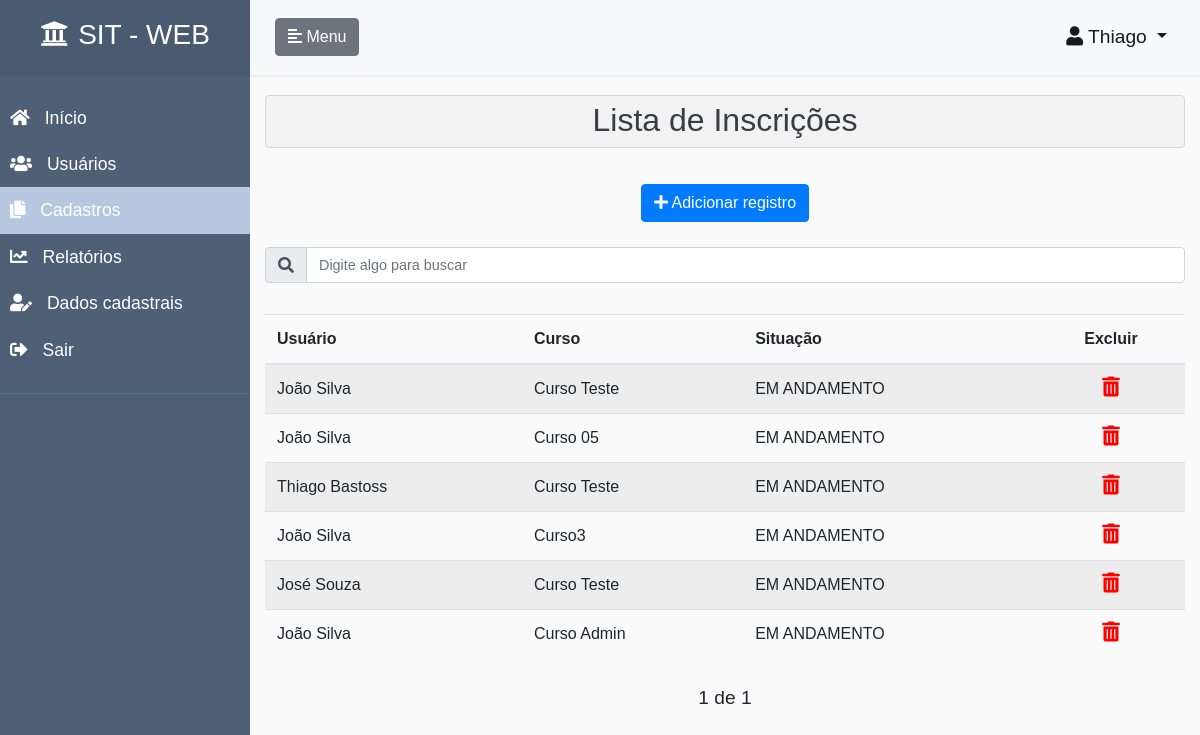
Page /cadastros-inscricoes/ (signed in) on the earlier database version.
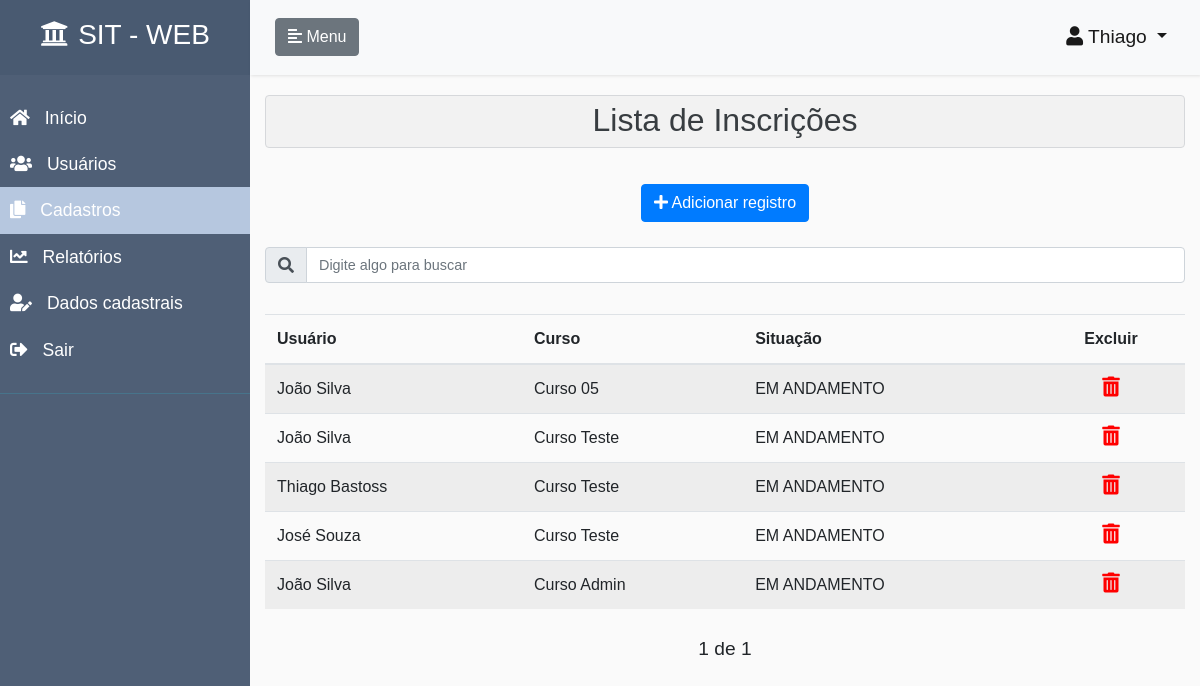
Same page on the later database version.
### core/models.py (models this page shows, shortened)
class Inscricao(models.Model):
    objects = InscricaoManager()
    SITUACOES = [
        ('EM ANDAMENTO', 'EM ANDAMENTO'),
        ('APROVADO', 'APROVADO'),
        ('REPROVADO', 'REPROVADO'),
    ]
    curso = models.ForeignKey(Curso, on_delete=models.CASCADE)
    usuario = models.ForeignKey(AUTH_USER_MODEL, on_delete=models.CASCADE)
    percentual_andamento = models.DecimalField(max_digits=10, decimal_places=1, default=0)
    percentual_acertos = models.DecimalField(max_digits=10, decimal_places=1, default=0)
    situacao = models.CharField(max_length=12, choices=SITUACOES, default='EM ANDAMENTO')
    obteve_certificado = models.BooleanField(default=False)
    data_inscricao = models.DateTimeField(auto_now_add=True)
    data_conclusao = models.DateTimeField(null=True, blank=True)
    ultimo_conteudo_acessado = models.CharField(max_length=50, null=True, blank=True)
    data_ultimo_conteudo_acessado = models.DateTimeField(null=True, blank=True)
    data_criacao = models.DateTimeField(auto_now_add=True, null=True, blank=True)
    data_atualizacao = models.DateTimeField(auto_now=True, null=True, blank=True)
    class Meta:
        verbose_name = "Inscrição"
        verbose_name_plural = "Inscrições"
        unique_together = (('curso', 'usuario'),)
    class CustomMeta:
        ordering_field = 'data_inscricao'
        search_fields = ['curso__titulo', 'usuario__username', 'data_inscricao']

class Curso(models.Model):
    objects = CursoManager()
    titulo = models.CharField(unique=True, max_length=70)
    categoria = models.ForeignKey(Categoria, on_delete=models.CASCADE)
    usuario = models.ForeignKey(AUTH_USER_MODEL, on_delete=models.CASCADE)
    nome_instrutor = models.CharField(null=True, blank=True, max_length=50)
    palavras_chaves = models.CharField(max_length=150, null=True, blank=True)
    descricao = models.TextField(max_length=250, null=True, blank=True)
    publicado = models.BooleanField(default=False)
    data_publicado = models.DateTimeField(null=True, blank=True)
    data_criacao = models.DateTimeField(auto_now_add=True, null=True, blank=True)
    data_atualizacao = models.DateTimeField(auto_now=True, null=True, blank=True)
    class Meta:
        verbose_name = "Curso"
        verbose_name_plural = "Cursos"
    class CustomMeta:
        ordering_field = 'titulo'
        search_fields = ['titulo', 'categoria__titulo', 'usuario__username', 'palavras_chaves', 'descricao']

### accounts/models.py (models this page shows, shortened)
class CustomUser(AbstractUser):
    ALUNO = 1
    INSTRUTOR = 2
    PERFIS = (
        (ALUNO, 'Aluno'),
        (INSTRUTOR, 'Instrutor')
    )
    email = models.EmailField(unique=True)
    perfil = models.PositiveSmallIntegerField(
        choices=PERFIS,
        null=True,
        blank=True
    )
    REQUIRED_FIELDS = []
    USERNAME_FIELD = 'email'
    def tem_perfil_aluno(self):
        if self.perfil == self.ALUNO:
            return True
        return False
    def tem_perfil_instrutor(self):
        if self.perfil == self.INSTRUTOR:
            return True
        return False
    def tem_perfil_administrador(self):
        return self.is_staff

### core/views.py (the view)
# urls.py: path('cadastros-inscricoes/',          registrosListView,  {'modelo': Inscricao},      name='cadastros-inscricoes'),
@login_required
def registrosListView(request, modelo):
    perfil_aluno = False
    perfil_instrutor = False
    perfil_administrador = False
    lista_categorias = False
    lista_cursos = False
    lista_unidades = False
    lista_videos = False
    lista_arquivos = False
    lista_questionarios = False
    lista_questoes = False
    lista_alternativas = False
    lista_avaliacoes = False
    lista_inscricoes = False
    if request.user.tem_perfil_aluno():
        return trata_usuario_sem_permissao(request)
    if request.user.tem_perfil_administrador():
        perfil_administrador = True
    if request.user.tem_perfil_instrutor():
        perfil_instrutor = True
    if modelo == Categoria:
        lista_categorias = True
    if modelo == Curso:
        lista_cursos = True
    if modelo == Unidade:
        lista_unidades = True
    if modelo == Video:
        lista_videos = True
    if modelo == Arquivo:
        lista_arquivos = True
    if modelo == Questionario:
        lista_questionarios = True
    if modelo == Questao:
        lista_questoes = True
    if modelo == Alternativa:
        lista_alternativas = True
    if modelo == Avaliacao:
        lista_avaliacoes = True
    if modelo == Inscricao:
        lista_inscricoes = True
    tituloPagina = modelo._meta.verbose_name_plural
    nomeLink = remover_acentos(modelo._meta.verbose_name.lower())
    try:
        search = request.GET.get('search')
    except:
        search = None
    if search:
        search_fields = modelo.CustomMeta.search_fields
        filtro = reduce(or_, [Q(**{'{}__icontains'.format(f): search}) for f in search_fields], Q())
        objetos = modelo.objects.obtem_objetos_por_perfil_usuario(
            request.user
        ).filter(
            filtro
        ).order_by(
            '-data_atualizacao'
        )
    else:
        lista_objetos = modelo.objects.obtem_objetos_por_perfil_usuario(
            request.user
        ).order_by(
            '-data_atualizacao'
        )
        paginator = Paginator(lista_objetos, 10)
        page = request.GET.get('page')
        objetos = paginator.get_page(page)
    nao_tem_objetos = False
    if len(objetos) == 0:
        nao_tem_objetos = True
    nome_template = 'core/registros-lista.html'
    if request.is_ajax():
        nome_template = 'core/registros-lista-conteudo.html'
    return render(
        request,
        nome_template,
        {
            'objetos': objetos,
            'tituloPagina': tituloPagina,
            'nomeLink': nomeLink,
            'perfil_aluno': perfil_aluno,
            'perfil_administrador': perfil_administrador,
            'perfil_instrutor': perfil_instrutor,
            'lista_categorias': lista_categorias,
            'lista_cursos': lista_cursos,
            'lista_unidades': lista_unidades,
            'lista_videos': lista_videos,
            'lista_arquivos': lista_arquivos,
            'lista_questionarios': lista_questionarios,
            'lista_questoes': lista_questoes,
            'lista_alternativas': lista_alternativas,
            'lista_avaliacoes': lista_avaliacoes,
            'lista_inscricoes': lista_inscricoes,
            'nao_tem_objetos': nao_tem_objetos,
            'menu_inicio': False,
            'menu_meus_cursos': False,
            'menu_cadastros': True,
            'menu_relatorios': False,
            'menu_usuarios': False,
            'menu_dados_cadastrais': False,
        }
    )

### core/managers.py (called while the page is built)
    def obtem_objetos_por_perfil_usuario(self, usuario):
        objetos = self.none()
        if usuario.tem_perfil_administrador():
            objetos = self.all()
        return objetos

### core/views.py (called while the page is built)
def remover_acentos(txt):
    return normalize('NFKD', txt).encode('ASCII', 'ignore').decode('ASCII')

### core/templates/core/registros-lista.html (shortened to what this page needs)
{% extends 'pagina-inicial.html' %}
{% block content_page %}
<div class="col-12 list-div">
    <div class="alert alert-secondary" role="alert" style="background-color: rgba(0,0,0,.03); padding: 0;">
        <h2 class="text-center" style="margin-top: 5px;">Lista de {{tituloPagina}}</h2>
    </div>
    <div class="btn-toolbar justify-content-between" role="toolbar" aria-label="Toolbar with button groups">
        <div class="col text-center" style="margin-top: 20px; margin-bottom: 10px;">
          <a href="/adiciona-{{nomeLink}}/" class="btn btn-primary " role="button" title="Adiciona um novo registro">
              <i class="fas fa-plus class-icone-button"></i>
                  Adicionar registro
          </a>
        </div>
    </div>
    <div class="col-12 search-div">
        <form method="GET" id="search-form">
                <div class="input-group mb-3">
                    <div class="input-group-prepend">
                        <span class="input-group-text" id="basic-addon1"><i class="fas fa-search" id="teste"></i></span>
                    </div>
                    <input class="form-control" type="text" id="search" name="search"
                           placeholder="Digite algo para buscar"
                           value="{{ request.GET.search }}"
                           style="font-size: 0.9rem"
                           title="Informe qualquer caracteristica de um curso para filtrar">
                </div>
        </form>
    </div>
    {% if nao_tem_objetos == False %}
    <div class="container-pesquisa">
        {% include  'core/registros-lista-conteudo.html' %}
    </div>
    <div class="pagination" style="margin-top: 10px;">
        <span class="step-links">
            <div class="btn-toolbar justify-content-between" role="toolbar" aria-label="Toolbar with button groups">
                <span>
                    {% if objetos.paginator.num_pages %}
                    <span class="current" style="font-size: 1.2rem;">
                        {{ objetos.number }} de {{ objetos.paginator.num_pages }}
                    </span>
                    {% endif %}
                </span>
            </div>
        </span>
    </div>
    {% else %}
        <h5 class="text-center" style="margin-top: 20px;">Sem cadastros a serem exibidos</h5>
    {% endif %}
</div>
{% endblock %}

### core/templates/core/registros-lista-conteudo.html (shortened to what this page needs)
       <div style="overflow-x:auto;">
            <table class="table table-striped">
                <thead>
                    <tr>
                        {% if lista_inscricoes == True%}
                        <th scope="col">Usuário</th>
                        <th scope="col">Curso</th>
                        <th scope="col">Situação</th>
                        {% endif %}
                        <th scope="col"><div class="text-center">Excluir</div></th>
                    </tr>
                </thead>
                <tbody>
                {% for objeto in objetos %}
                    <tr>
                        {% if lista_inscricoes == True%}
                        <td>{{ objeto.usuario.get_full_name }}</td>
                        <td>{{ objeto.curso.titulo }}</td>
                        <td>{{ objeto.situacao }}</td>
                        {% endif %}
                        <td>
                            <div class="text-center">
                                <i class="fas fa-trash-alt" style="cursor: pointer; font-size: 20px; color: red;" onclick="removeItem({{ objeto.id }}, '/remove-{{nomeLink}}/{{ objeto.id }}')" title="Remove registro selecionado"></i>
                            </div>
                        </td>
                    </tr>
                {% endfor %}
                </tbody>
            </table>
       </div>

Differences in the rows shown:
removed Inscricao: usuario.get_full_name "João Silva", curso.titulo "Curso3", situacao "EM ANDAMENTO"
changed Inscricao "Curso 05": moves up the list
